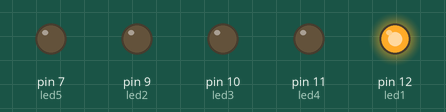
The sketch below on a simulated Arduino Uno, built with avr-gcc and run on an emulated ATmega328P. Shown: output pins drawn as LEDs (lit = HIGH).

Above: at 0.2 s.
At 1.3 s:
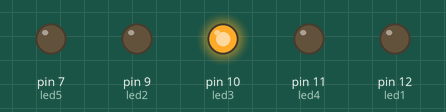
At 1.9 s:
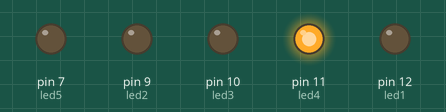
At 2.72 s:
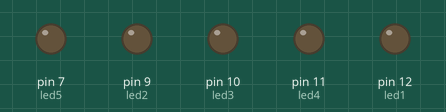
At 3.5 s:
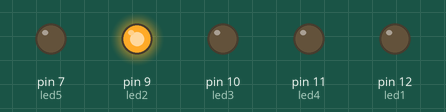
At 5.2 s:
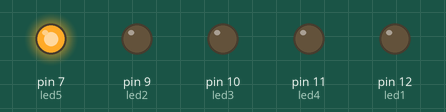
Timing chart, 0 to 6.3 s (numbered marks = the images above):
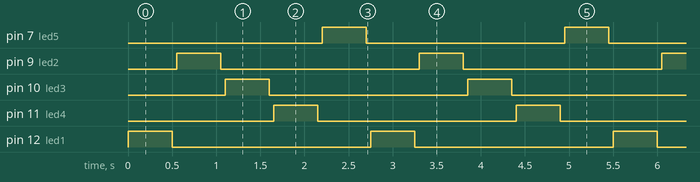

Measured:
- by itself, pin 7 (led5), pin 9 (led2), pin 10 (led3), pin 11 (led4), pin 12 (led1): alternates HIGH for 0.50 s and LOW for 2.3 s
- by itself, everything shown: repeats every 2.8 s, in 10 steps

The sketch:

ledler.ino
```cpp
int led1=12;
int led2=9;
int led3=10;
int led4=11;
int led5=7;
void setup() {
  // put your setup code here, to run once:
  pinMode(led1,OUTPUT);
  pinMode(led2,OUTPUT);
  pinMode(led3,OUTPUT);
  pinMode(led4,OUTPUT);
  pinMode(led5,OUTPUT);
}
void loop() {
  // put your main code here, to run repeatedly:
  //1->HIGH  //0->LOW
  //1000->1 sn  //500-> yarım saniye
  ledyak(led1);
  ledyak(led2);
  ledyak(led3);
  ledyak(led4);
  ledyak(led5);
}
void ledyak(int led){
  digitalWrite(led,HIGH);
  delay(500);
  digitalWrite(led,LOW);
  delay(50);
}
```
